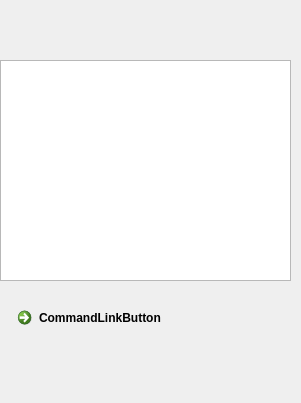
<?xml version="1.0" encoding="UTF-8"?>
<ui version="4.0">
 <class>GridViewItem</class>
 <widget class="QWidget" name="GridViewItem">
  <property name="geometry">
   <rect>
    <x>0</x>
    <y>0</y>
    <width>301</width>
    <height>403</height>
   </rect>
  </property>
  <property name="windowTitle">
   <string>Form</string>
  </property>
  <widget class="QGraphicsView" name="ItemCoverView">
   <property name="geometry">
    <rect>
     <x>0</x>
     <y>60</y>
     <width>291</width>
     <height>221</height>
    </rect>
   </property>
   <property name="sizePolicy">
    <sizepolicy hsizetype="Expanding" vsizetype="Expanding">
     <horstretch>0</horstretch>
     <verstretch>0</verstretch>
    </sizepolicy>
   </property>
   <property name="layoutDirection">
    <enum>Qt::LeftToRight</enum>
   </property>
   <property name="sizeAdjustPolicy">
    <enum>QAbstractScrollArea::AdjustIgnored</enum>
   </property>
  </widget>
  <widget class="QCommandLinkButton" name="commandLinkButton">
   <property name="geometry">
    <rect>
     <x>10</x>
     <y>300</y>
     <width>283</width>
     <height>37</height>
    </rect>
   </property>
   <property name="text">
    <string>CommandLinkButton</string>
   </property>
  </widget>
 </widget>
 <resources/>
 <connections/>
</ui>
